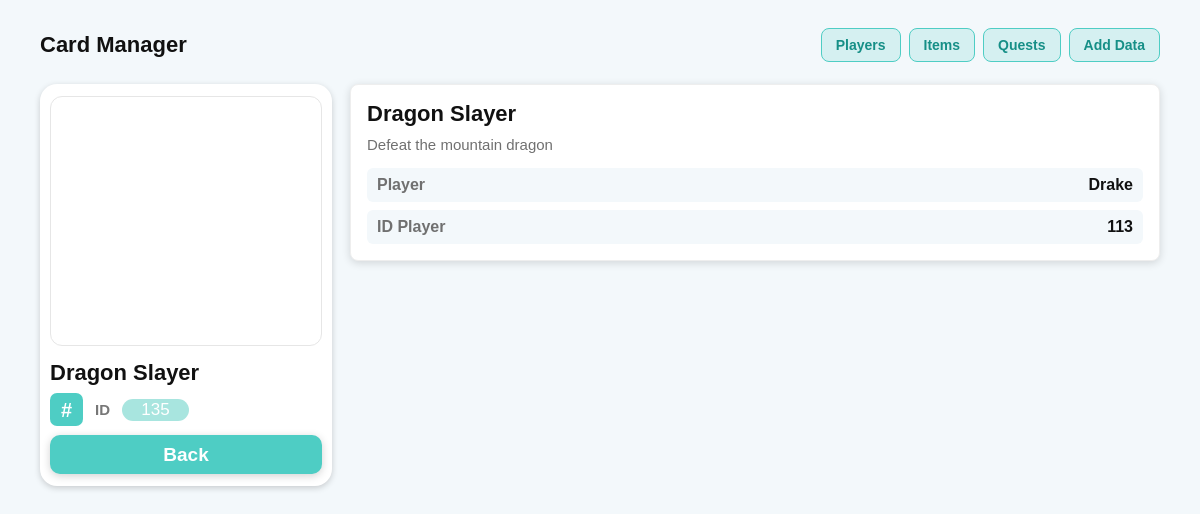
The app's page /frontend/quest.php?id_quest=135 with its own data.
### tables this page shows
CREATE TABLE IF NOT EXISTS quest (
    id_quest INT AUTO_INCREMENT PRIMARY KEY,
    id_player INT,
    title VARCHAR(100) NOT NULL,
    description TEXT,

    FOREIGN KEY (id_player) REFERENCES player(id_player) ON DELETE CASCADE
) AUTO_INCREMENT = 131;

CREATE TABLE IF NOT EXISTS player (
    id_player INT AUTO_INCREMENT PRIMARY KEY,
    username VARCHAR(100) NOT NULL,
    join_date DATE NOT NULL
) AUTO_INCREMENT = 111;

### frontend/quest.php (the view, shortened to what this page needs)
<?php
require __DIR__ . '/includes/app.php';
try {
    $idQuest = id_from_get('id_quest');
    $quest = $idQuest
        ? fetch_one(
            'SELECT quest.*, player.username
             FROM quest
             LEFT JOIN player ON player.id_player = quest.id_player
             WHERE quest.id_quest = ?',
            [$idQuest]
        )
        : null;
} catch (Throwable $error) {
    render_error_page($error);
}
?>
  <main class="app-shell app-detail">
<?php if (!$quest): ?>
    <section class="app-message">
      <h1>Quest tidak ditemukan</h1>
      <p>Data quest tidak tersedia di database.</p>
      <a class="app-button app-button--primary" href="quests.php">Kembali ke Quests</a>
    </section>
<?php else: ?>
    <section class="app-detail__layout">
      <article class="quest-card" aria-label="<?= e($quest['title']) ?>">
        <div class="quest-card__image" aria-hidden="true"></div>
        <h1 class="quest-card__title"><?= e($quest['title']) ?></h1>
        <div class="quest-card__meta" aria-label="Informasi quest">
          <span class="quest-card__tag">#</span>
          <span class="quest-card__id-label">ID</span>
          <span class="quest-card__id-value"><?= e($quest['id_quest']) ?></span>
        </div>
        <div class="quest-card__actions">
          <a class="quest-card__description" href="quests.php">Back</a>
        </div>
      </article>
      <section class="app-detail__box">
        <h1><?= e($quest['title']) ?></h1>
        <p><?= e($quest['description'] ?: 'Tidak ada deskripsi.') ?></p>
        <dl class="app-meta-list">
          <div>
            <dt>Player</dt>
            <dd><?= e($quest['username'] ?: '-') ?></dd>
          </div>
          <div>
            <dt>ID Player</dt>
            <dd><?= e($quest['id_player'] ?: '-') ?></dd>
          </div>
        </dl>
      </section>
    </section>
<?php endif; ?>
  </main>

### frontend/css/quest_card(second).css (style rules this page uses)
* { box-sizing: border-box; }
body { margin: 0; min-height: 100vh; font-family: Arial, Helvetica, sans-serif; }
.quest-card-page { min-height: 100vh; padding: 24px; background: #f3f8fb; }
.quest-card { width: 292px; padding: 12px 10px 12px; background: #ffffff; border-radius: 17px; box-shadow: 0 2px 6px rgba(0, 0, 0, 0.18); }
.quest-card__image { width: 100%; height: 250px; margin-bottom: 14px; background: #ffffff; border: 1px solid #e6e6e6; border-radius: 12px; }
.quest-card__title { margin: 0 0 7px; color: #080808; font-size: 24px; font-weight: 650; line-height: 1.15; }
.quest-card__meta { display: flex; align-items: center; gap: 12px; margin-bottom: 9px; }
.quest-card__tag { width: 33px; height: 33px; display: flex; align-items: center; justify-content: center; background: #4ecdc4; border-radius: 7px; color: #ffffff; font-size: 20px; font-weight: 650; line-height: 1; }
.quest-card__id-label { color: #777777; font-size: 15px; font-weight: 700; }
.quest-card__id-value { min-width: 67px; height: 22px; display: flex; align-items: center; justify-content: center; padding: 0 11px; background: #a8e5df; border-radius: 999px; color: #ffffff; font-size: 17px; font-weight: 500; line-height: 1; }
.quest-card__actions { display: grid; grid-template-columns: 1fr; }
.quest-card__description { height: 39px; display: flex; align-items: center; justify-content: center; padding: 0 16px; background: #4ecdc4; border: 0; border-radius: 10px; box-shadow: 0 2px 8px rgba(0, 0, 0, 0.18); color: #ffffff; font-size: 19px; font-weight: 650; text-decoration: none; }

### frontend/css/app.css (style rules this page uses)
.app-shell { width: min(100%, 1120px); margin: 0 auto; }
.app-panel h1, .app-panel h2, .app-detail h1, .app-message h1 { margin: 0 0 8px; color: #111111; font-size: 22px; line-height: 1.15; }
.app-panel p, .app-detail p, .app-message p { margin: 0 0 12px; color: #707070; font-size: 15px; line-height: 1.45; }
.app-detail { display: grid; gap: 16px; }
.app-detail__layout { display: grid; grid-template-columns: minmax(240px, 292px) 1fr; gap: 18px; align-items: start; }
.app-detail__box { padding: 16px; background: #ffffff; border: 1px solid #eeeeee; border-radius: 8px; box-shadow: 0 2px 8px rgba(0, 0, 0, 0.14); }
.app-meta-list { display: grid; gap: 8px; margin: 12px 0 0; }
.app-meta-list div { display: flex; justify-content: space-between; gap: 12px; padding: 8px 10px; background: #f3f8fb; border-radius: 6px; }
.app-meta-list dt { color: #707070; font-weight: 700; }
.app-meta-list dd { margin: 0; color: #111111; font-weight: 700; text-align: right; }

### frontend/css/variables.css (style rules this page uses)
:root { --color-bg: #1a1a2e; --color-surface: #16213e; --color-card: #0f3460; --color-accent: #4ecdc4; --color-accent-alt: #ff6b6b; --color-text: #e0e0e0; --color-text-muted: #8899aa; --color-border: #2a3a5c; --radius-sm: 6px; --radius-md: 10px; --radius-lg: 16px; --shadow-card: 0 4px 20px rgba(0,0,0,0.3); --shadow-hover: 0 8px 32px rgba(78,205,196,0.2); --transition: 0.2s ease; }

### records on screen
quest: title "Dragon Slayer", id_quest "135", description "Defeat the mountain dragon", id_player.username "Drake", id_player "113"

### other values on screen
$label "Players Items Quests Add Data"
